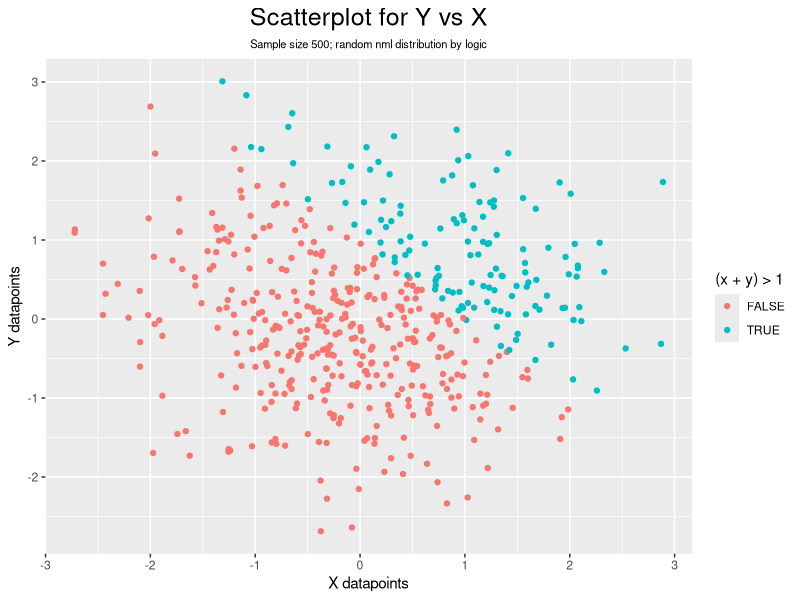
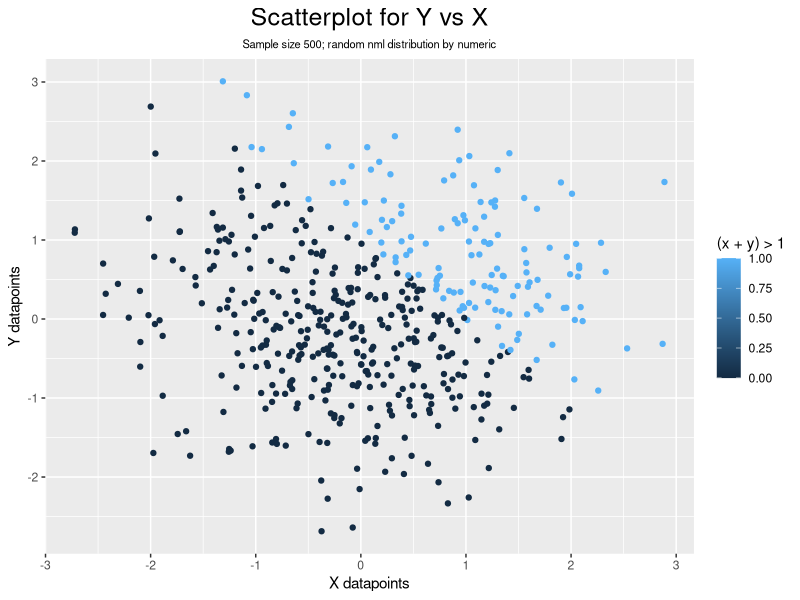
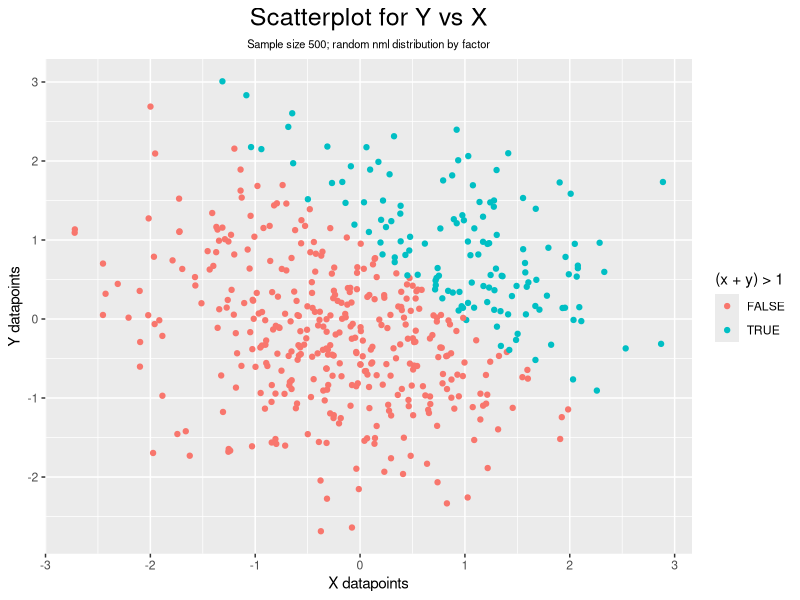
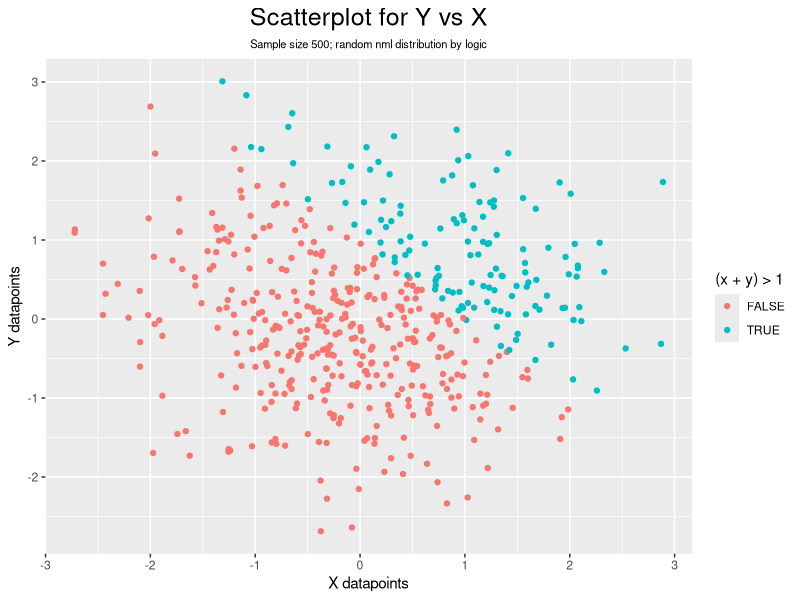

Generate these figures, in order, with R:
## ---- chunk 1

knitr::opts_chunk$set(echo = TRUE, eval = TRUE)

## ---- chunk 2

library(tidyverse)  # loads tidyverse package; if not installed, use install(tidyverse) prior

## ---- chunk 3

# Seed used for reproducibility
set.seed(2)


# Creates a data-frame that is composed of vectors below
prob1_df <- tibble(
  df_sample = rnorm(8),                              # Vector for random normal-distributed sample of size 8
  df_vec_logic = df_sample > 0,                      # Logical vector that evaluates if elements in sample > 0
  df_vec_char = c("GitHub", "is", "super",           # Character vector with 8 variables ("length == 8")
               "interesting", "and", "awesome", 
               "I", "can't even..."),
  df_vec_fac = factor(c("corn", "not corn", "corn",  # Factor vector size 8 with 3 levels: "corn", 
              "maybe corn", "corn", "maybe corn",    # "maybe corn", "not corn"
              "corn", "not corn"))
)


# Pulls vectors inside prob1_df and turns it into usable variables outside
# Inconvenient but makes downstream access to these vectors easier
# Using prob1_df$vector was considered bad syntax and was not utilized
sample <- pull(prob1_df, df_sample)
vec_logic <- pull(prob1_df, df_vec_logic)
vec_char <- pull(prob1_df, df_vec_char)
vec_fac <- pull(prob1_df, df_vec_fac)


# Takes the mean for each vectors
mean(sample)
mean(vec_logic)
mean(vec_char)
mean(vec_fac)

## ---- chunk 4

as.numeric(vec_logic) * sample      # Convert logical vector to numeric then multiplied with sample
as.factor(vec_logic) * sample       # Convert logical vector to factor then multiplied with sample
as.numeric(as.factor(vec_logic)) * sample # Convert logical vector to factor then numeric then multiplied                                                       with sample

## ---- chunk 5

# Data frame consisting of commented vectors
prob2_df <- tibble(
  df_x = rnorm(500),                   # Vector 1 of random normal distribution sample; size 500 
  df_y = rnorm(500),                   # Vector 2 of random normal distribution sample; size 500 
  df_xy_logic = (df_x + df_y) > 1,     # Logical vector; evaluates argument: x + y > 1
  df_xy_num = as.numeric(df_xy_logic), # Vector from coercing xy_logic to a numeric vector
  df_xy_fac = as.factor(df_xy_logic)   # Vector from coercing xy_logic to a factor vector
)


# pulls variable from prob2_df out of the df so it's usable outside
x <- pull(prob2_df, df_x)
xy_logic <- pull(prob2_df, df_xy_logic)
xy_num <- pull(prob2_df, df_xy_num)
xy_fac <- pull(prob2_df, df_xy_fac)

## ---- chunk 6

# ggplot of y vs x; by logic
ggplot(data = prob2_df, aes(x = df_x, y = df_y, color = df_xy_logic)) + 
  geom_point() +
  labs(title = "Scatterplot for Y vs X", 
       subtitle = "Sample size 500; random nml distribution by logic",
       x = "X datapoints",
       y = "Y datapoints",
       color = "(x + y) > 1") +
  theme(plot.title = element_text(hjust = 0.5, size = 18),
        plot.subtitle = element_text(hjust = 0.5, size = 8))

ggsave("1st Scatterplot by logic.png")

# ggplot of y vs x; by numeric
ggplot(data = prob2_df, aes(x = df_x, y = df_y, color = df_xy_num)) +
  geom_point() +
  labs(title = "Scatterplot for Y vs X", 
       subtitle = "Sample size 500; random nml distribution by numeric",
       x = "X datapoints",
       y = "Y datapoints",
       color = "(x + y) > 1") +
  theme(plot.title = element_text(hjust = 0.5, size = 18),
        plot.subtitle = element_text(hjust = 0.5, size = 8))


# ggplot of y vs x; by factor
ggplot(data = prob2_df, aes(x = df_x, y = df_y, color = df_xy_fac)) +
  geom_point() +
  labs(title = "Scatterplot for Y vs X", 
       subtitle = "Sample size 500; random nml distribution by factor",
       x = "X datapoints",
       y = "Y datapoints",
       color = "(x + y) > 1") +
  theme(plot.title = element_text(hjust = 0.5, size = 18),
        plot.subtitle = element_text(hjust = 0.5, size = 8))


